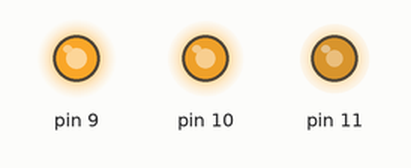
This sketch was run on a simulated Arduino Uno, built with avr-gcc and run on an emulated ATmega328P. Shown: output pins drawn as LEDs (lit = HIGH). Random numbers use the default seed unless the sketch sets one.

Above: at 0.1 s.
At 5.1 s:
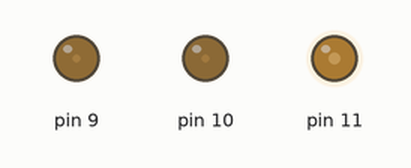
At 9.1 s:
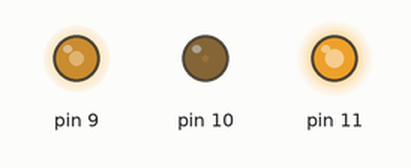
At 19.1 s:
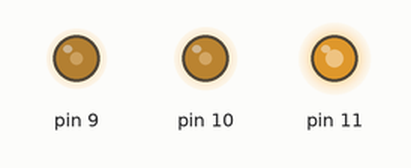
At 29.1 s:
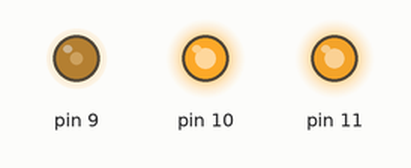
At 39.1 s:
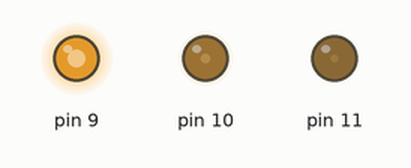
Timing chart, 0 to 40.0 s (numbered marks = the images above):
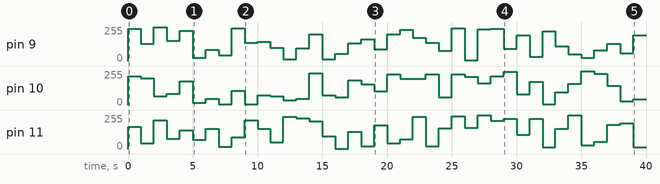

The sketch:

3led_random.ino
```cpp
void setup() {
  pinMode(9, OUTPUT);
  pinMode(10, OUTPUT);
  pinMode(11, OUTPUT);
}

void loop() {
  int red = random(256);
  int blue = random(256);
  int green = random(256);

  analogWrite(11, red);
  analogWrite(10, green);
  analogWrite(9, blue);

  delay(1000);
}
```

Measured:
- by itself, pin 9: 0/255 → 241/255 at 0.00 s, → 130/255 1.0 s later, → 254/255 1.0 s later, → 152/255 1.0 s later, … (40 changes in this stretch)
- by itself, pin 10: 0/255 → 217/255 at 0.00 s, → 200/255 1.0 s later, → 67/255 1.0 s later, → 85/255 1.0 s later, … (40 changes in this stretch)
- by itself, pin 11: 0/255 → 167/255 at 0.00 s, → 42/255 1.0 s later, → 216/255 1.0 s later, → 77/255 1.0 s later, … (40 changes in this stretch)
